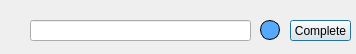
<?xml version="1.0" encoding="UTF-8"?>
<ui version="4.0">
 <class>ScanPOS</class>
 <widget class="QDialog" name="ScanPOS">
  <property name="geometry">
   <rect>
    <x>0</x>
    <y>0</y>
    <width>356</width>
    <height>54</height>
   </rect>
  </property>
  <property name="windowTitle">
   <string>Dialog</string>
  </property>
  <property name="windowIcon">
   <iconset resource="../Qss/icons/_icons.qrc">
    <normaloff>:/feather/icons/feather/book.png</normaloff>:/feather/icons/feather/book.png</iconset>
  </property>
  <widget class="QLineEdit" name="NumberPOS">
   <property name="geometry">
    <rect>
     <x>30</x>
     <y>20</y>
     <width>221</width>
     <height>21</height>
    </rect>
   </property>
   <property name="text">
    <string/>
   </property>
  </widget>
  <widget class="QPushButton" name="confirmPOS">
   <property name="geometry">
    <rect>
     <x>290</x>
     <y>20</y>
     <width>61</width>
     <height>21</height>
    </rect>
   </property>
   <property name="cursor">
    <cursorShape>PointingHandCursor</cursorShape>
   </property>
   <property name="text">
    <string>Complete</string>
   </property>
  </widget>
  <widget class="QPushButton" name="Refresh_scanPOS">
   <property name="geometry">
    <rect>
     <x>260</x>
     <y>20</y>
     <width>20</width>
     <height>20</height>
    </rect>
   </property>
   <property name="font">
    <font>
     <pointsize>7</pointsize>
     <italic>true</italic>
     <bold>false</bold>
    </font>
   </property>
   <property name="cursor">
    <cursorShape>PointingHandCursor</cursorShape>
   </property>
   <property name="styleSheet">
    <string notr="true">border-radius: 10px;
background-color: rgb(85, 170, 255);
border: 1px solid black;</string>
   </property>
   <property name="text">
    <string/>
   </property>
   <property name="icon">
    <iconset resource="../Qss/icons/_icons.qrc">
     <normaloff>:/feather/icons/feather/refresh-ccw.png</normaloff>:/feather/icons/feather/refresh-ccw.png</iconset>
   </property>
  </widget>
 </widget>
 <resources>
  <include location="../Qss/icons/_icons.qrc"/>
 </resources>
 <connections/>
</ui>
